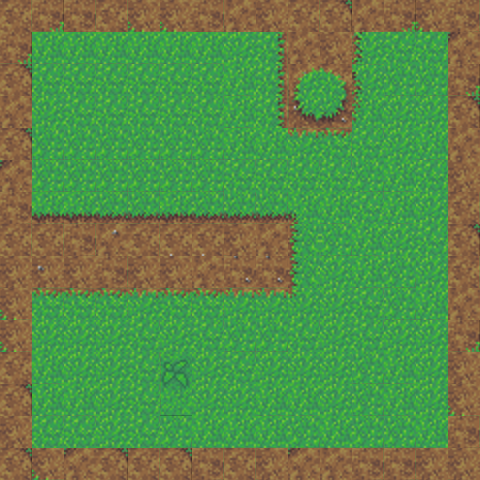

A 2D game scene composited from a Tiled map and its tileset images. What follows is a short description and the map's XML, with each tile layer's data collapsed to a summary:
An orthogonal 15x15 tile map with 32x32 px tiles, 1 tile layer (Tile Layer 1) and 7 objects (7x collision).

<map version="1.0" orientation="orthogonal" width="15" height="15" tilewidth="32" tileheight="32">
 <tileset firstgid="1" name="terst" tilewidth="32" tileheight="32">
  <image source="grass-tiles-2-small.png" width="384" height="192" />
 </tileset>
 <layer name="Tile Layer 1" width="15" height="15">
  <data>[225 cells, 225 non-empty, 33 distinct tile ids]</data>
 </layer>
 <objectgroup color="#ff0000" name="collisions" width="15" height="15">
  <object name="collision" x="448" y="0" width="32" height="480" />
  <object name="collision" x="0" y="0" width="32" height="480" />
  <object name="collision" x="32" y="224" width="256" height="64" />
  <object name="collision" x="160" y="352" width="32" height="32" />
  <object name="collision" x="32" y="448" width="416" height="32" />
  <object name="collision" x="32" y="0" width="416" height="32" />
  <object name="collision" x="288" y="32" width="64" height="96" />
 </objectgroup>
</map>
